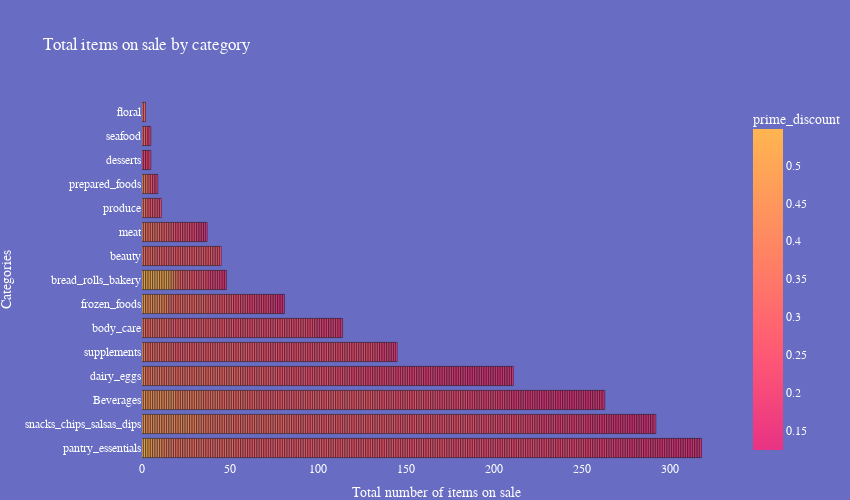

Notebook source saved alongside this figure:
### Code cell
fig1()

### Figure 1 — Plotly figure (JSON) as saved in the notebook; plotly's stock layout.template omitted (floating-point values rounded to 4 significant figures; data arrays with more than 128 entries replaced by an {"elided": "..."} marker saying what was removed)
{"data": [{"alignmentgroup": "True", "customdata": {"elided": "1586x4 mixed values"}, "hovertemplate": "count=%{x}<br>category=%{y}<br>product=%{customdata[0]}<br>regular=%{customdata[1]}<br>sale=%{customdata[2]}<br>prime=%{customdata[3]}<br>prime_discount=%{marker.color}<extra></extra>", "legendgroup": "", "marker": {"color": {"elided": "1586 float values"}, "coloraxis": "coloraxis", "pattern": {"shape": ""}}, "name": "", "offsetgroup": "", "orientation": "h", "showlegend": false, "textposition": "auto", "type": "bar", "x": {"elided": "1586 int values"}, "xaxis": "x", "y": {"elided": "1586 str values"}, "yaxis": "y"}, {"text": [318, 292, 263, 211, 145, 114, 81, 48, 45, 37, 11, 9, 5, 5, 2], "type": "bar"}], "layout": {"barmode": "relative", "coloraxis": {"colorbar": {"title": {"text": "prime_discount"}}, "colorscale": [[0, "#e83283"], [0.1, "#f03f7e"], [0.2, "#f84c79"], [0.3, "#ff5974"], [0.4, "#ff666f"], [0.5, "#ff7469"], [0.6, "#ff8164"], [0.7, "#ff8e5f"], [0.8, "#ff9b5a"], [0.9, "#ffa855"], [1, "#ffb550"]]}, "height": 500, "legend": {"tracegroupgap": 0}, "title": {"text": "Total items on sale by category"}, "width": 850, "xaxis": {"anchor": "y", "domain": [0, 1], "title": {"text": "Total number of items on sale"}}, "yaxis": {"anchor": "x", "categoryarray": ["pantry_essentials", "snacks_chips_salsas_dips", "Beverages", "dairy_eggs", "supplements", "body_care", "frozen_foods", "bread_rolls_bakery", "beauty", "meat", "produce", "prepared_foods", "desserts", "seafood", "floral"], "categoryorder": "array", "domain": [0, 1], "title": {"text": "Categories"}}}}
